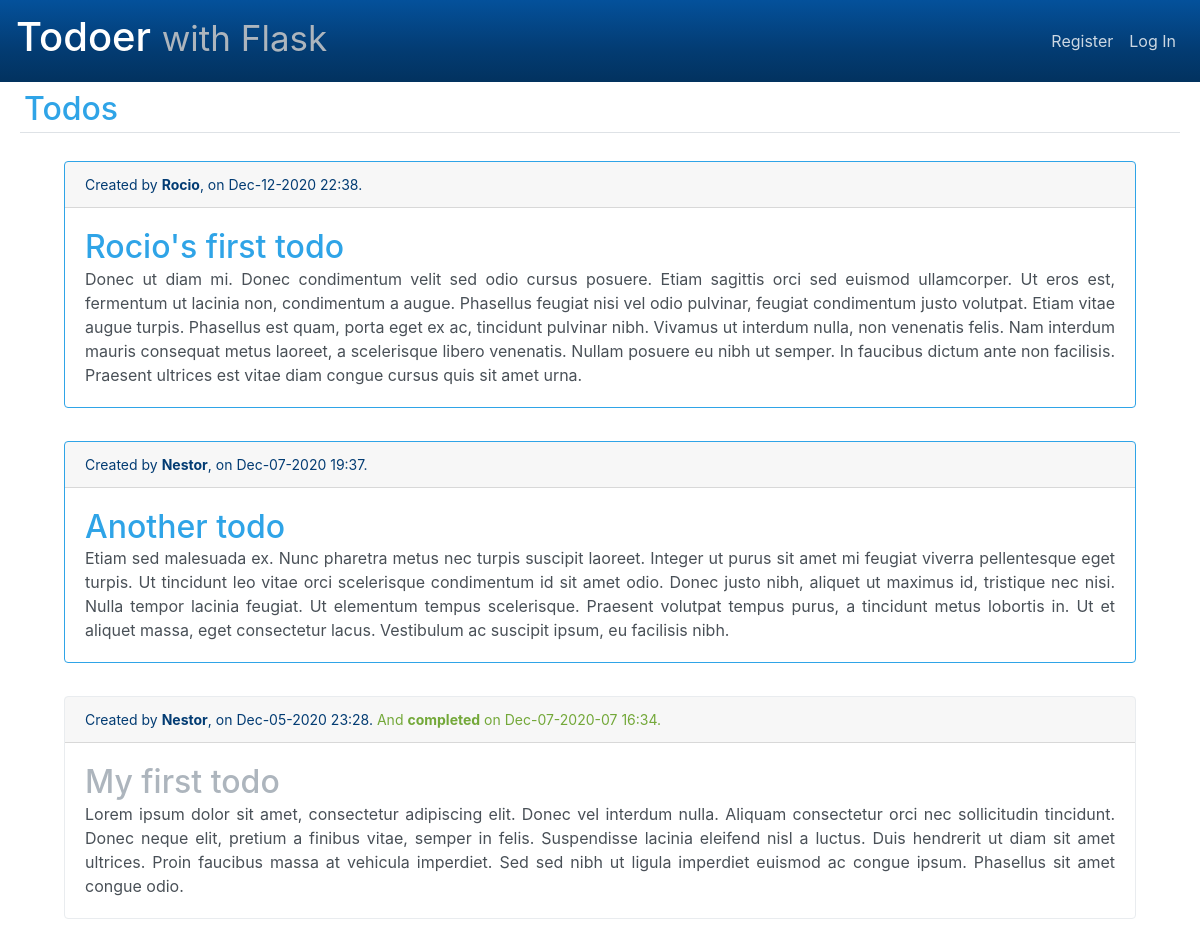
The page / on the database its author committed.
### tables this page shows
CREATE TABLE "todo" (
	"id"	INTEGER,
	"created_by"	INTEGER NOT NULL,
	"created_at"	TIMESTAMP NOT NULL DEFAULT CURRENT_TIMESTAMP,
	"task"	TEXT NOT NULL COLLATE NOCASE,
	"description"	TEXT NOT NULL COLLATE NOCASE,
	"completed"	INTEGER NOT NULL DEFAULT 0,
	"completed_at"	TIMESTAMP,
	FOREIGN KEY("created_by") REFERENCES "user"("id"),
	PRIMARY KEY("id" AUTOINCREMENT)
);

CREATE TABLE user (
  id INTEGER PRIMARY KEY AUTOINCREMENT,
  username TEXT UNIQUE NOT NULL COLLATE RTRIM,
  password TEXT NOT NULL
);

### todoer/todo.py (the view)
@bp.route('/')
def index() -> str:
    db = get_db()
    todos = db.execute(
        'SELECT todo.id, todo.task, todo.description, todo.created_by, user.username, todo.created_at,'
        ' todo.completed, todo.completed_at'
        ' FROM todo JOIN user ON todo.created_by = user.id'
        ' ORDER BY todo.created_at DESC'
    ).fetchall()
    return render_template('todo/index.html', todos=todos)

### todoer/auth.py (called while the page is built)
@bp.before_app_request
def load_logged_in_user():
    user_id = session.get('user_id')
    if user_id is None:
        g.user = None
    else:
        g.user = get_db().execute(
            'SELECT * FROM user WHERE id = ?', (user_id,)
        ).fetchone()

### todoer/db.py (called while the page is built)
def get_db():
    if 'db' not in g:
        g.db = sqlite3.connect(
            current_app.config['DATABASE'],
            detect_types=sqlite3.PARSE_DECLTYPES
        )
        g.db.row_factory = sqlite3.Row
        """
        # Alternatively for MySql
        if 'db' not in g:
            g.db = mysql_connector.connect(
                host=current_app.config['DATABASE_HOST'],
                user=current_app.config['DATABASE_USER'],
                password=current_app.config['DATABASE_PASSWORD'],
                database=current_app.config['DATABASE']
            )
            g.c = g.db.cursor(dictionary=True)

        return g.db, g.c
        """
    return g.db

### todoer/templates/todo/index.html (shortened to what this page needs)
{% extends 'base.html' %}
{% block header %}
    <h2>{% block title%}Todos{% endblock %}</h2>
{% endblock %}
{% block content %}
    <div class="list-group px-md-5">
    {% for todo in todos %}
        <article class="card {% if todo['completed'] == 1 %}border-secondary{% else %}border-primary{% endif %}">
            <small class="card-header">
                <span class="text-info">Created by <b>{{ todo['username'] }}</b>, on {{ todo['created_at'].strftime('%b-%d-%Y %H:%M') }}. </span>
                {% if todo['completed'] == 1 %}
                    <span class="text-success">And <b>completed</b> on {{ todo['completed_at'].strftime('%b-%d-%Y-%d %H:%M') }}.</span>
                {% endif %}
            </small>
            <div class="card-body">
                <h2 class="card-title {% if todo['completed'] == 1 %}text-secondary{% endif %}">{{ todo['task'] }}</h2>
                <p class="card-text text-justify">{{ todo['description'] }}</p>
            </div>
        </article>
    {% endfor %}
    </div>
{% endblock %}

### todoer/templates/base.html (shortened to what this page needs)
<!DOCTYPE html>
<html lang="en">
<link rel="stylesheet" href="https://cdnjs.cloudflare.com/ajax/libs/bootswatch/4.5.3/cerulean/bootstrap.min.css"
 />
<link rel="stylesheet" href="{{ url_for('static', filename='css/style.css') }}" type="text/css">
<nav class="navbar sticky-top justify-content-between navbar-expand-sm navbar-dark bg-dark">
    <a class="navbar-brand" href="/"><h1>Todoer <small class="text-secondary">with Flask</small></h1></a>
    <div class="collapse navbar-collapse" id="navbarColor02" style="flex-grow: 0">
        <ul class="navbar-nav">
            {% if g.user %}
                <li class="nav-item"><span class="navbar-brand">{{ g.user['username'] }}</span></li>
                <li class="nav-item"><a class="nav-link" href="{{ url_for('auth.logout') }}">Log Out</a></li>
            {% else %}
                <li class="nav-item"><a class="nav-link" href="{{ url_for('auth.register') }}">Register</a></li>
                <li class="nav-item"><a class="nav-link" href="{{ url_for('auth.login') }}">Log In</a></li>
            {% endif %}
        </ul>
    </div>
</nav>
<section class="content">
    <header class="m-1 p-1 border-bottom d-flex justify-content-between ">
        {% block header %}{% endblock %}
    </header>
    {% block content %}{% endblock %}
</section>

### todoer/static/css/style.css (style rules this page uses)
html { font-family: 'Roboto Mono', monospace; }
.content { padding: 0 1rem 1rem; }
.content h2 { margin: 0 !important; }
.list-group { margin-top: 28px; }

### rows shown on the page
todo: username "Rocio", created_at "Dec-12-2020 22:38", task "Rocio's first todo", description "Donec ut diam mi. Donec condimentum velit sed odio cursus posuere. Etiam sagittis orci sed euismod ullamcorper. Ut eros est, fermentum ut lacinia non, condimentum a augue. Phasellus feugiat nisi vel odio pulvinar, feugiat condimentum justo volutpat. Etiam vitae augue turpis. Phasellus est quam, porta eget ex ac, tincidunt pulvinar nibh. Vivamus ut interdum nulla, non venenatis felis. Nam interdum mauris consequat metus laoreet, a scelerisque libero venenatis. Nullam posuere eu nibh ut semper. In faucibus dictum ante non facilisis. Praesent ultrices est vitae diam congue cursus quis sit amet urna."
todo: username "Nestor", created_at "Dec-07-2020 19:37", task "Another todo", description "Etiam sed malesuada ex. Nunc pharetra metus nec turpis suscipit laoreet. Integer ut purus sit amet mi feugiat viverra pellentesque eget turpis. Ut tincidunt leo vitae orci scelerisque condimentum id sit amet odio. Donec justo nibh, aliquet ut maximus id, tristique nec nisi. Nulla tempor lacinia feugiat. Ut elementum tempus scelerisque. Praesent volutpat tempus purus, a tincidunt metus lobortis in. Ut et aliquet massa, eget consectetur lacus. Vestibulum ac suscipit ipsum, eu facilisis nibh."
todo: username "Nestor", created_at "Dec-05-2020 23:28", completed_at "Dec-07-2020-07 16:34", task "My first todo", description "Lorem ipsum dolor sit amet, consectetur adipiscing elit. Donec vel interdum nulla. Aliquam consectetur orci nec sollicitudin tincidunt. Donec neque elit, pretium a finibus vitae, semper in felis. Suspendisse lacinia eleifend nisl a luctus. Duis hendrerit ut diam sit amet ultrices. Proin faucibus massa at vehicula imperdiet. Sed sed nibh ut ligula imperdiet euismod ac congue ipsum. Phasellus sit amet congue odio."
